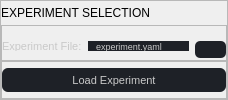
                                   <widget class="QFrame" name="diagnosticsExperimentFrame">
                                    <property name="sizePolicy">
                                     <sizepolicy hsizetype="Preferred" vsizetype="Minimum">
                                      <horstretch>0</horstretch>
                                      <verstretch>0</verstretch>
                                     </sizepolicy>
                                    </property>
                                    <property name="frameShape">
                                     <enum>QFrame::StyledPanel</enum>
                                    </property>
                                    <property name="frameShadow">
                                     <enum>QFrame::Raised</enum>
                                    </property>
                                    <layout class="QVBoxLayout" name="verticalLayout_33">
                                     <property name="spacing">
                                      <number>0</number>
                                     </property>
                                     <property name="leftMargin">
                                      <number>0</number>
                                     </property>
                                     <property name="topMargin">
                                      <number>0</number>
                                     </property>
                                     <property name="rightMargin">
                                      <number>0</number>
                                     </property>
                                     <property name="bottomMargin">
                                      <number>0</number>
                                     </property>
                                     <item>
                                      <widget class="QLabel" name="diagnosticsExperimentLabel">
                                       <property name="maximumSize">
                                        <size>
                                         <width>16777215</width>
                                         <height>24</height>
                                        </size>
                                       </property>
                                       <property name="text">
                                        <string>EXPERIMENT SELECTION</string>
                                       </property>
                                      </widget>
                                     </item>
                                     <item>
                                      <widget class="QFrame" name="experimentFile">
                                       <property name="maximumSize">
                                        <size>
                                         <width>16777215</width>
                                         <height>36</height>
                                        </size>
                                       </property>
                                       <property name="styleSheet">
                                        <string notr="true">QFrame QLabel {
color: rgb(201, 201, 201);
font-weight: 400;
font-size: 11px;
border-bottom: 0px solid rgb(0, 204, 255);
}
QPushButton {
background-color: rgb(30, 33, 39);
border: none;
color: rgb(201, 201, 201);
font-size: 11px;
selection-color: rgb(231, 231, 231);
selection-background-color: rgb(0, 114, 143);
border-radius: 5px;
min-height: 17px;
}
QPushButton:hover {
background-color: rgb(40, 44, 52);
}
QPushButton:pressed {
background-color: rgb(40, 44, 52);
}
QLineEdit {
background-color: rgb(30, 33, 39);
border: none;
color: rgb(201, 201, 201);
font-size: 9px;
selection-background-color: rgb(0, 153, 191);
padding: 0 6px 0 6px;
}
QLineEdit:hover {
background-color: rgb(40, 44, 52);
}
QLineEdit:focus {
background-color: rgb(40, 44, 52);
}</string>
                                       </property>
                                       <property name="frameShape">
                                        <enum>QFrame::StyledPanel</enum>
                                       </property>
                                       <property name="frameShadow">
                                        <enum>QFrame::Raised</enum>
                                       </property>
                                       <layout class="QHBoxLayout" name="horizontalLayout_10">
                                        <property name="spacing">
                                         <number>6</number>
                                        </property>
                                        <property name="leftMargin">
                                         <number>0</number>
                                        </property>
                                        <property name="topMargin">
                                         <number>15</number>
                                        </property>
                                        <property name="rightMargin">
                                         <number>0</number>
                                        </property>
                                        <property name="bottomMargin">
                                         <number>9</number>
                                        </property>
                                        <item>
                                         <widget class="QLabel" name="experimentFileLabel">
                                          <property name="maximumSize">
                                           <size>
                                            <width>16777215</width>
                                            <height>24</height>
                                           </size>
                                          </property>
                                          <property name="text">
                                           <string>Experiment File:</string>
                                          </property>
                                         </widget>
                                        </item>
                                        <item>
                                         <widget class="QLineEdit" name="experimentFileNameText">
                                          <property name="maximumSize">
                                           <size>
                                            <width>16777215</width>
                                            <height>17</height>
                                           </size>
                                          </property>
                                          <property name="text">
                                           <string>experiment.yaml</string>
                                          </property>
                                          <property name="frame">
                                           <bool>true</bool>
                                          </property>
                                          <property name="dragEnabled">
                                           <bool>false</bool>
                                          </property>
                                          <property name="readOnly">
                                           <bool>true</bool>
                                          </property>
                                         </widget>
                                        </item>
                                        <item>
                                         <widget class="QPushButton" name="btn_experiment_select">
                                          <property name="sizePolicy">
                                           <sizepolicy hsizetype="Expanding" vsizetype="Fixed">
                                            <horstretch>0</horstretch>
                                            <verstretch>0</verstretch>
                                           </sizepolicy>
                                          </property>
                                          <property name="minimumSize">
                                           <size>
                                            <width>0</width>
                                            <height>17</height>
                                           </size>
                                          </property>
                                          <property name="maximumSize">
                                           <size>
                                            <width>16777215</width>
                                            <height>16777215</height>
                                           </size>
                                          </property>
                                          <property name="cursor">
                                           <cursorShape>PointingHandCursor</cursorShape>
                                          </property>
                                          <property name="styleSheet">
                                           <string notr="true">background-image: url(:/icons/images/icons2/browse_files.png);
background-repeat: no-repeat;
background-position: bottom;</string>
                                          </property>
                                          <property name="text">
                                           <string/>
                                          </property>
                                         </widget>
                                        </item>
                                       </layout>
                                      </widget>
                                     </item>
                                     <item>
                                      <widget class="QFrame" name="experimentButtons">
                                       <property name="sizePolicy">
                                        <sizepolicy hsizetype="Preferred" vsizetype="Preferred">
                                         <horstretch>0</horstretch>
                                         <verstretch>0</verstretch>
                                        </sizepolicy>
                                       </property>
                                       <property name="styleSheet">
                                        <string notr="true">#experimentButtons QPushButton {
background-color: rgb(30, 33, 39);
border-radius: 6px;
padding: 0 9px 0 9px;
min-height: 24px;
max-height: 24px;
border: none;
color: rgb(201, 201, 201);
font-size: 11px;
}
#experimentButtons QPushButton:hover {
background-color: rgb(40, 44, 52);
}
#experimentButtons QPushButton:pressed {
background-color: rgb(40, 44, 52);
}
</string>
                                       </property>
                                       <property name="frameShape">
                                        <enum>QFrame::StyledPanel</enum>
                                       </property>
                                       <property name="frameShadow">
                                        <enum>QFrame::Raised</enum>
                                       </property>
                                       <layout class="QVBoxLayout" name="verticalLayout_36">
                                        <property name="spacing">
                                         <number>9</number>
                                        </property>
                                        <property name="leftMargin">
                                         <number>0</number>
                                        </property>
                                        <property name="topMargin">
                                         <number>0</number>
                                        </property>
                                        <property name="rightMargin">
                                         <number>0</number>
                                        </property>
                                        <property name="bottomMargin">
                                         <number>0</number>
                                        </property>
                                        <item>
                                         <widget class="QPushButton" name="btn_experiment_load">
                                          <property name="cursor">
                                           <cursorShape>PointingHandCursor</cursorShape>
                                          </property>
                                          <property name="text">
                                           <string>Load Experiment</string>
                                          </property>
                                         </widget>
                                        </item>
                                       </layout>
                                      </widget>
                                     </item>
                                    </layout>
                                   </widget>
